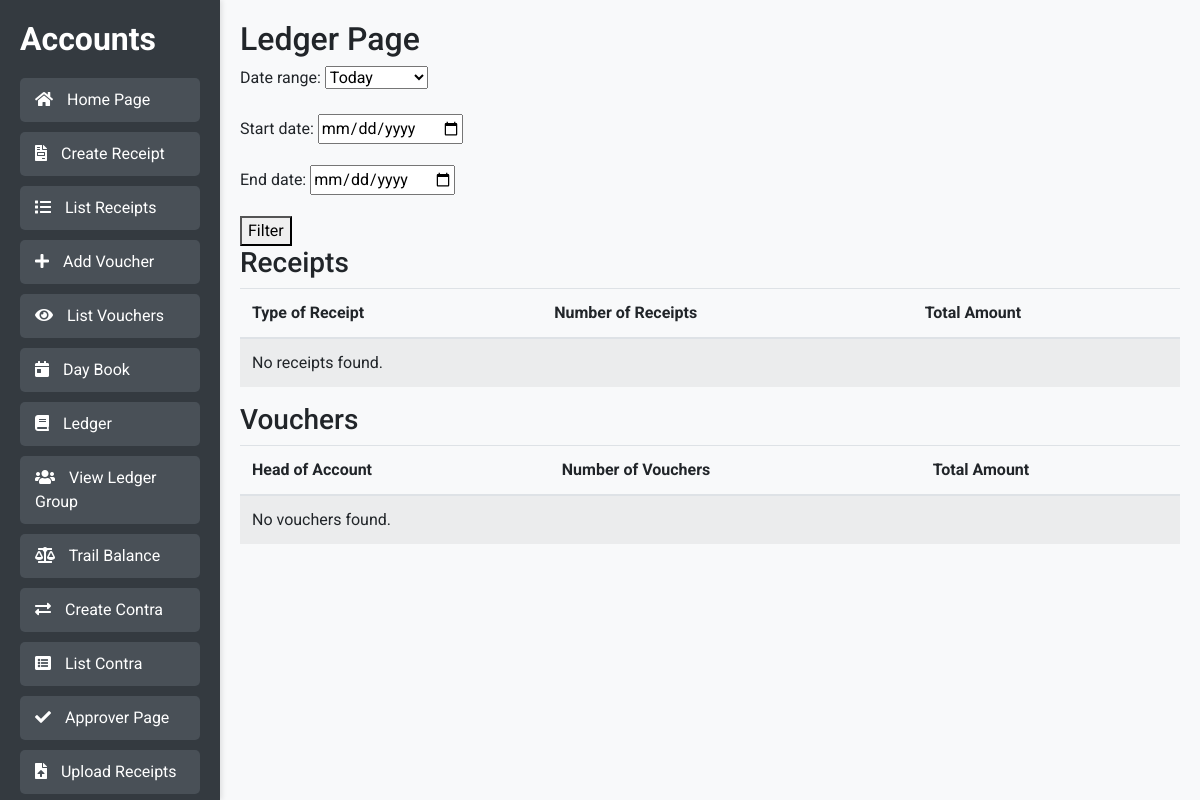
Before: /ledger_page_details/ (signed in) with the older database file.
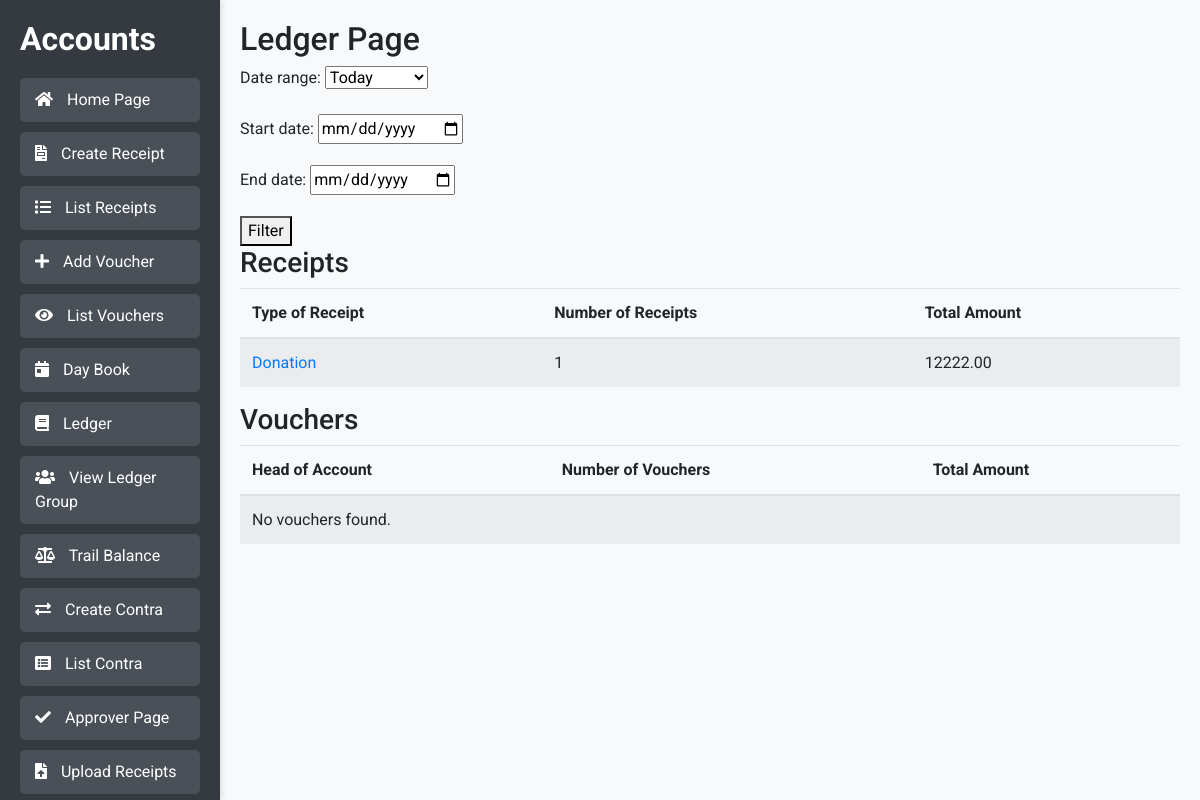
After: the same page with the newer database file.
### accounts/models.py (models this page shows)
class Receipt(models.Model):
    PAYMENT_CHOICES = [
        ('Cash', 'Cash'),
        ('UPI', 'UPI'),
        ('Bank Transfer', 'Bank Transfer'),
        ('Cheque', 'Cheque'),
    ]
    TYPE_CHOICES = [
        ('Donation', 'Donation'),
        ('Sadqa', 'Sadqa'),
        ('Zakat', 'Zakat'),
        ('Atiya', 'Atiya'),
        ('Fidiya', 'Fidiya'),
        ('Tasdeeq-Nama', 'Tasdeeq-Nama'),
        ('Isala-e-Sawab', 'Isala-e-Sawab'),
        ('Payment Return', 'Payment Return'),  # Added Payment Return
        ('Salary Return', 'Salary Return'),    # Added Salary Return
    ]
    manual_book_no = models.PositiveIntegerField(blank=True, null=True)
    manual_receipt_no = models.CharField(max_length=15, blank=True, null=True)
    name = models.CharField(max_length=100, blank=True, null=True)
    phone = models.CharField(max_length=20, blank=True, null=True)
    address = models.CharField(max_length=300, blank=True, null=True)
    type_of_receipt = models.CharField(max_length=50, choices=TYPE_CHOICES, default='Donation')
    mode_of_payment = models.CharField(max_length=20, choices=PAYMENT_CHOICES, default='Cash')
    transaction_id = models.CharField(max_length=15, blank=True, null=True)
    cheque_number = models.CharField(max_length=15, blank=True, null=True)
    amount = models.PositiveIntegerField(validators=[positive_integer_validator])
    receipt_date = models.DateField(default=date.today)
    class Meta:
        unique_together = ('manual_book_no', 'manual_receipt_no')

### accounts/views.py (the view)
# urls.py: path('ledger_page_details/', ledger_page_details, name='ledger_page_details'),
@login_required
@staff_member_required
def ledger_page_details(request):
    date_form = DateRangeForm(request.GET or None)
    start_date = request.GET.get('start_date')
    end_date = request.GET.get('end_date')
    receipts_query = Receipt.objects.all()
    vouchers_query = Voucher.objects.all()
    if start_date and end_date:
        receipts_query = receipts_query.filter(receipt_date__range=[start_date, end_date])
        vouchers_query = vouchers_query.filter(voucher_date__range=[start_date, end_date])
    total_receipts_amount = receipts_query.aggregate(Sum('amount'))['amount__sum'] or 1  # Avoid division by zero
    total_vouchers_amount = vouchers_query.aggregate(Sum('amount'))['amount__sum'] or 1
    receipt_summary = receipts_query.values('type_of_receipt').annotate(
        count=Count('id'),
        total_amount=Sum('amount'),
        percentage=Sum('amount') * 100 / total_receipts_amount
    )
    voucher_summary = vouchers_query.values('head_of_account__name').annotate(
        count=Count('id'),
        total_amount=Sum('amount'),
        percentage=Sum('amount') * 100 / total_vouchers_amount
    )
    context = {
        'date_form': date_form,
        'receipt_summary': receipt_summary,
        'voucher_summary': voucher_summary,
    }
    return render(request, 'ledger_page_details.html', context)

### accounts/forms.py (shortened to what this page needs)
class DateRangeForm(forms.Form):
    start_date = forms.DateField(widget=forms.DateInput(attrs={'type': 'date'}), required=False)
    end_date = forms.DateField(widget=forms.DateInput(attrs={'type': 'date'}), required=False)
    date_range = forms.ChoiceField(choices=DATE_RANGE_CHOICES, required=False, initial='today')

### accounts/templates/ledger_page_details.html
{% extends 'base.html' %}
{% block content %}
<h2>Ledger Page</h2>
<form method="get">
    {{ date_form.as_p }}
    <button type="submit">Filter</button>
</form>
<h3>Receipts</h3>
<table class="table table-striped">
    <thead>
        <tr>
            <th>Type of Receipt</th>
            <th>Number of Receipts</th>
            <th>Total Amount</th>
        </tr>
    </thead>
    <tbody>
        {% for receipt in receipt_summary %}
        <tr>
            <td><a href="{% url 'receipt_detail' receipt.type_of_receipt %}">{{ receipt.type_of_receipt }}</a></td>
            <td>{{ receipt.count }}</td>
            <td>{{ receipt.total_amount|floatformat:2 }}</td>
        </tr>
        {% empty %}
        <tr>
            <td colspan="3">No receipts found.</td>
        </tr>
        {% endfor %}
    </tbody>
</table>
<h3>Vouchers</h3>
<table class="table table-striped">
    <thead>
        <tr>
            <th>Head of Account</th>
            <th>Number of Vouchers</th>
            <th>Total Amount</th>
        </tr>
    </thead>
    <tbody>
        {% for voucher in voucher_summary %}
        <tr>
            <td><a href="{% url 'voucher_detail' voucher.head_of_account__name %}">{{ voucher.head_of_account__name }}</a></td>
            <td>{{ voucher.count }}</td>
            <td>{{ voucher.total_amount|floatformat:2 }}</td>
        </tr>
        {% empty %}
        <tr>
            <td colspan="3">No vouchers found.</td>
        </tr>
        {% endfor %}
    </tbody>
</table>
{% endblock %}

Changed rows visible on the page:
added Receipt: type_of_receipt "Donation", count "1", total_amount "12222.00"
Other visible differences:
text no longer shown: "No receipts found."
